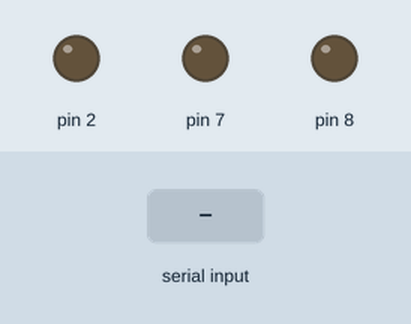
This sketch was run on a simulated Arduino Uno, built with avr-gcc and run on an emulated ATmega328P. Shown: output pins drawn as LEDs (lit = HIGH). The test bench sets the inputs (shaded band). What the sketch prints to the serial monitor is not drawn.

Above: at 1.2 s.
1.3 s: "r" received over Serial
At 2.1 s:
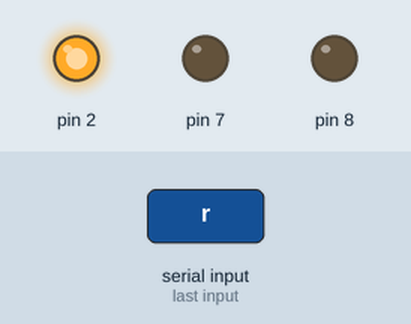
2.8 s: "b" received over Serial
At 3.2 s:
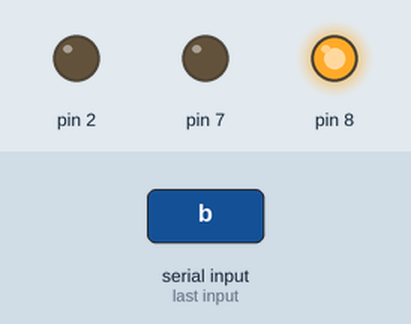
4.3 s: "g" received over Serial
At 5.6 s:
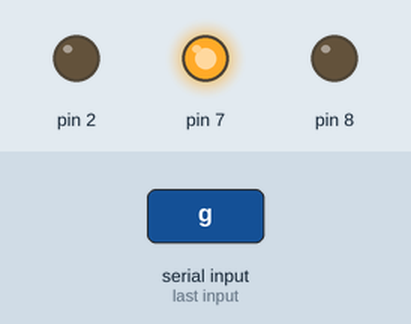
Timing chart, 0 to 7.3 s (numbered marks = the images above; inputs shaded):
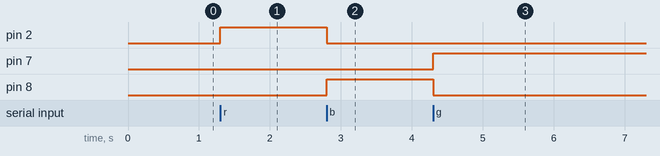

Measured:
- after the input at 1.3 s, pin 2: LOW → HIGH at once
- after the input at 2.8 s, pin 2: HIGH → LOW at once; pin 8: LOW → HIGH at once
- after the input at 4.3 s, pin 7: LOW → HIGH at once; pin 8: HIGH → LOW at once

The sketch:

ChangeColor.ino
```cpp
#include <StopWatch.h>

int timer = 0;
StopWatch MySW;

void setup(){
  // Open serial connection and setup ports.
  Serial.begin(9600);
  pinMode(2, OUTPUT);
  pinMode(7, OUTPUT);
  pinMode(8, OUTPUT);
  //Serial.write('1');
  StopWatch(SECONDS);
}

void loop(){
 //Check if data has been sent, then see what color it is
 //Output that color
  if(Serial.available() > 0){
    MySW.stop();
    MySW.reset();
    char data = Serial.read();
    if (data == 'r'){

      //Red has been sent
      digitalWrite(2, HIGH);
      digitalWrite(7, LOW);
      digitalWrite(8, LOW);
      Serial.write('R');

    } else if (data == 'b'){
      //Blue has been sent
      digitalWrite(8, HIGH);
      digitalWrite(7, LOW);
      digitalWrite(2, LOW);
      Serial.write('B');

    } else if (data == 'g'){
      //Green has been sent
      digitalWrite(7, HIGH);
      digitalWrite(2, LOW);
      digitalWrite(8, LOW);
      Serial.write('G');
    } else {
     //Something else has been sent - Output it
     Serial.write(data);
  }
} else {
   MySW.start();
}

if (MySW.elapsed() >= 180000){
  Serial.write('L');
  digitalWrite(2, HIGH);
  delay(200);
  digitalWrite(2, LOW);
  digitalWrite(7, HIGH);
  delay(200);
  digitalWrite(7, LOW);
  digitalWrite(8, HIGH);
  delay(200);
  digitalWrite(8, LOW);
}
}
```
